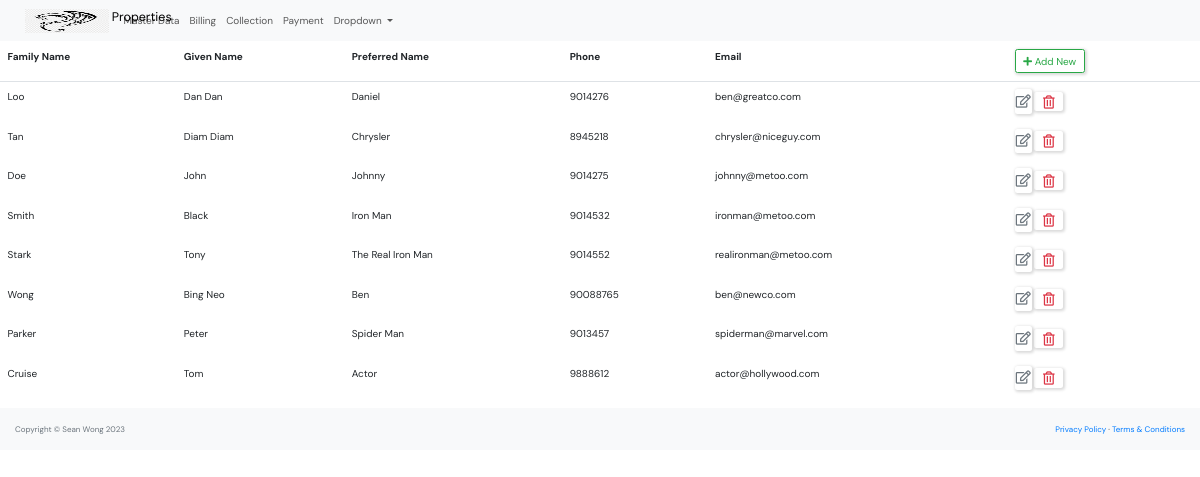
/master_data/owner_list/, run on the app's committed database.
### master_data/models.py (models this page shows, shortened)
class Owner(models.Model):
    family_name = models.CharField(max_length=250)
    given_name = models.CharField(max_length=250)
    preferred_name = models.CharField(max_length=250)
    phone = models.CharField(max_length=10)
    email=models.EmailField(
        unique=True,
        error_messages={
            'unique':'Thie email has already ben registered'
        }
        )
    class Meta:
        constraints = [
            models.UniqueConstraint(fields=['given_name', 'family_name'], name='unique_owner'),
        ]

### master_data/views.py (the view)
# urls.py: path('owner_list/',views.owner_list, name='owner-list'),
def owner_list(request):
    context = {'owner_list': Owner.objects.all()}
    return render(request, "master_data/owner_list.html", context)

### master_data/templates/master_data/owner_list.html (shortened to what this page needs)
{% extends "base.html" %}
            {% block content %}
            <table class="table table-borderless">
                <thead class="border-bottom font-weight-bold">
                    <tr>
                        <td>Family Name</td>
                        <td>Given Name</td>
                        <td>Preferred Name</td>
                        <td>Phone</td>
                        <td>Email</td>
                        <td>
                            <a href="{% url 'owner-create' %}" class="btn btn-outline-success">
                                <i class="fas fa-plus"></i> Add New
                            </a>
                        </td>
                    </tr>
                </thead>
                <tbody>
                    {% for owner in owner_list %}
                        <tr>
                            <td>{{owner.family_name}}</td>
                            <td>{{owner.given_name}}</td>
                            <td>{{owner.preferred_name}}</td>
                            <td>{{owner.phone}}</td>
                            <td>{{owner.email}}</td>
                            <td>
                                <a href="{% url 'owner-update' owner.id %}" class="btn text-secondary px-0">
                                    <i class="far fa-edit fa-lg"></i>
                                </a>
                                <form action="{% url 'owner-delete' owner.id %}" method="post" class="d-inline">
                                    <button type="submit" class="btn">
                                        <i class="far fa-trash-alt fa-lg text-danger float-right"></i>
                                    </button>
                                </form>
                            </td>
                        </tr>
                    {% endfor %}
                </tbody>
            </table>
            {% endblock content %}

### static/css/style.css (style rules this page uses)
* { font-family: "DM Sans", -apple-system, BlinkMacSystemFont, "Segoe UI", Roboto, Oxygen, Ubuntu, Cantarell, "Open Sans", "Helvetica Neue", sans-serif; margin: 0; padding: 0; box-sizing: border-box; text-rendering: optimizeLegibility; font-size: inherit; }
html { font-size: 56.25%; }
@media only screen and (min-width: 1200px) { html { font-size: 62.5%; } }
body { line-height: 1.6; font-weight: 400; font-size: 1.5rem; color: var(--color-light-gray); background-color: var(--color-bg); min-height: 100vh; }
a { display: inline-block; color: var(--color-main); text-decoration: none; }
.btn { background-color: transparent; border: none; display: inline-flex; align-items: center; gap: 1rem; cursor: pointer; transition: all ease-in-out 0.3s; padding: 1rem 2rem; border-radius: 5px; box-shadow: 1px 1px 3px 1px rgba(0, 0, 0, 0.15); font-weight: 500; }

### data on the page
Owner: family_name "Loo", given_name "Dan Dan", preferred_name "Daniel", phone "9014276", email "ben@greatco.com"
Owner: family_name "Tan", given_name "Diam Diam", preferred_name "Chrysler", phone "8945218", email "chrysler@niceguy.com"
Owner: family_name "Doe", given_name "John", preferred_name "Johnny", phone "9014275", email "johnny@metoo.com"
Owner: family_name "Smith", given_name "Black", preferred_name "Iron Man", phone "9014532", email "ironman@metoo.com"
Owner: family_name "Stark", given_name "Tony", preferred_name "The Real Iron Man", phone "9014552", email "realironman@metoo.com"
Owner: family_name "Wong", given_name "Bing Neo", preferred_name "Ben", phone "90088765", email "ben@newco.com"
Owner: family_name "Parker", given_name "Peter", preferred_name "Spider Man", phone "9013457", email "spiderman@marvel.com"
Owner: family_name "Cruise", given_name "Tom", preferred_name "Actor", phone "9888612", email "actor@hollywood.com"
